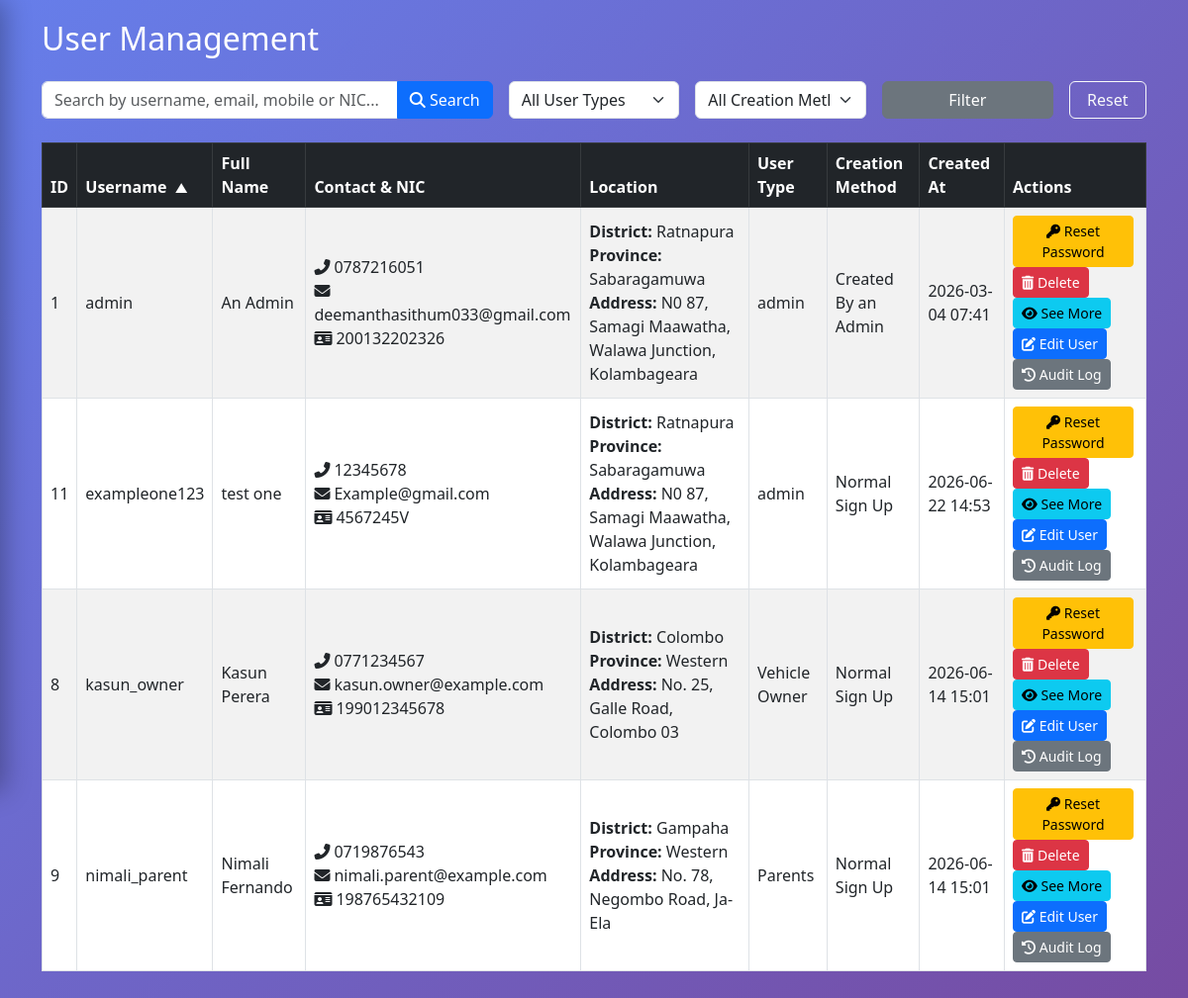
Screenshot of /user_management.php?sort=username&order=ASC with the database file from the repository.
### tables this page shows
CREATE TABLE `user_created_method` (
  `id` int NOT NULL AUTO_INCREMENT,
  `user_id` int NOT NULL,
  `method` varchar(50) NOT NULL,
  `created_at` timestamp NULL DEFAULT CURRENT_TIMESTAMP,
  PRIMARY KEY (`id`),
  KEY `user_id` (`user_id`),
  CONSTRAINT `user_created_method_ibfk_1` FOREIGN KEY (`user_id`) REFERENCES `users` (`user_id`) ON DELETE CASCADE
);

CREATE TABLE `users` (
  `user_id` int NOT NULL AUTO_INCREMENT,
  `username` varchar(50) DEFAULT NULL,
  `fullname` varchar(100) NOT NULL,
  `mobile` varchar(15) DEFAULT NULL,
  `email` varchar(100) DEFAULT NULL,
  `nic` varchar(20) DEFAULT NULL,
  `district` varchar(100) NOT NULL,
  `province` varchar(100) NOT NULL,
  `address` text NOT NULL,
  `user_type` varchar(50) NOT NULL,
  `password` varchar(255) NOT NULL,
  `created_at` timestamp NULL DEFAULT CURRENT_TIMESTAMP,
  PRIMARY KEY (`user_id`),
  UNIQUE KEY `username` (`username`),
  UNIQUE KEY `email` (`email`),
  UNIQUE KEY `nic` (`nic`)
);

### user_management.php (the view, shortened to what this page needs)
<?php
include "Cookie_Managements/cookie_management.php";
$limit = 10;
$page = isset($_GET['page']) ? (int)$_GET['page'] : 1;
$offset = ($page - 1) * $limit;
$search = isset($_GET['search']) ? trim($_GET['search']) : '';
$user_type_filter = isset($_GET['user_type']) ? $_GET['user_type'] : '';
$creation_method_filter = isset($_GET['creation_method']) ? $_GET['creation_method'] : '';
$allowed_sorts = [
    'user_id'         => 'u.user_id',
    'username'        => 'u.username',
    'fullname'        => 'u.fullname',
    'user_type'       => 'u.user_type',
    'creation_method' => "COALESCE(ucm.method, 'Unknown')",
    'created_at'      => 'u.created_at'
];
$sort = isset($_GET['sort']) && array_key_exists($_GET['sort'], $allowed_sorts) ? $_GET['sort'] : 'created_at';
$order = (isset($_GET['order']) && strtoupper($_GET['order']) === 'ASC') ? 'ASC' : 'DESC';
$order_by = $allowed_sorts[$sort] . ' ' . $order;
function build_sort_url($column, $current_sort, $current_order) {
    $params = $_GET;
    unset($params['page']);
    $params['sort'] = $column;
    if ($column === $current_sort && $current_order === 'ASC') {
        $params['order'] = 'DESC';
    } else {
        $params['order'] = 'ASC';
    }
    return '?' . http_build_query($params);
}
$params = [];
$types = '';
$where_sql = '';
$data_sql = "SELECT u.user_id, u.username, u.fullname, u.mobile, u.email, u.nic, u.district, u.province, u.address, u.user_type, u.created_at, ucm.method AS creation_method
             FROM users u
             LEFT JOIN user_created_method ucm ON u.user_id = ucm.user_id
             $where_sql
             ORDER BY $order_by
             LIMIT ? OFFSET ?";
$stmt = $conn->prepare($data_sql);
if (!empty($params)) {
    $params[] = $limit;
    $params[] = $offset;
    $types .= 'ii';
} else {
    $params = [$limit, $offset];
    $types = 'ii';
}
$stmt->bind_param($types, ...$params);
$stmt->execute();
$result = $stmt->get_result();
?>
<!DOCTYPE html>
<html lang="en">
<head>
    <link href="https://cdn.jsdelivr.net/npm/bootstrap@5.3.0/dist/css/bootstrap.min.css" rel="stylesheet">
    <link rel="stylesheet" href="https://cdnjs.cloudflare.com/ajax/libs/font-awesome/6.4.0/css/all.min.css">
</head>
<body>
<?php include "side_bar.php"; ?>
<div class="container">
    <h2 class="mb-4 text-white">User Management</h2>
    <form method="GET" class="row g-3 mb-4">
        <div class="col-md-5">
            <div class="input-group">
                <input type="text" name="search" class="form-control" placeholder="Search by username, email, mobile or NIC..." value="<?= htmlspecialchars($search) ?>">
                <button class="btn btn-primary" type="submit"><i class="fas fa-search"></i> Search</button>
            </div>
        </div>
        <div class="col-md-2">
            <select name="user_type" class="form-select">
                <option value="">All User Types</option>
            </select>
        </div>
        <div class="col-md-2">
            <select name="creation_method" class="form-select">
                <option value="">All Creation Methods</option>
            </select>
        </div>
        <div class="col-md-2">
            <button type="submit" class="btn btn-secondary w-100">Filter</button>
        </div>
        <div class="col-md-1">
            <a href="user_management.php" class="btn btn-outline-light w-100">Reset</a>
        </div>
    </form>
    <?php if ($result && $result->num_rows > 0): ?>
        <div class="table-responsive">
            <table class="table table-striped table-hover table-bordered align-middle">
                <thead class="table-dark">
                    <tr>
                        <th>
                            <a href="<?= build_sort_url('user_id', $sort, $order) ?>" class="sortable text-white">
                                ID
                            </a>
                        </th>
                        <th>
                            <a href="<?= build_sort_url('username', $sort, $order) ?>" class="sortable text-white">
                                Username
                                <?php if ($sort === 'username'): ?>
                                    <span class="sort-icon"><?= $order === 'ASC' ? '▲' : '▼' ?></span>
                                <?php endif; ?>
                            </a>
                        </th>
                        <th>
                            <a href="<?= build_sort_url('fullname', $sort, $order) ?>" class="sortable text-white">
                                Full Name
                            </a>
                        </th>
                        <th>Contact & NIC</th>
                        <th>Location</th>
                        <th>
                            <a href="<?= build_sort_url('user_type', $sort, $order) ?>" class="sortable text-white">
                                User Type
                            </a>
                        </th>
                        <th>
                            <a href="<?= build_sort_url('creation_method', $sort, $order) ?>" class="sortable text-white">
                                Creation Method
                            </a>
                        </th>
                        <th>
                            <a href="<?= build_sort_url('created_at', $sort, $order) ?>" class="sortable text-white">
                                Created At
                            </a>
                        </th>
                        <th>Actions</th>
                    </tr>
                </thead>
                <tbody>
                    <?php while ($row = $result->fetch_assoc()):
                        $method_display = 'Unknown';
                        if ($row['creation_method'] === 'Normal') $method_display = 'Normal Sign Up';
                        elseif ($row['creation_method'] === 'Custom') $method_display = 'Created By an Admin';
                    ?>
                        <tr>
                            <td><?= $row['user_id'] ?></td>
                            <td><?= htmlspecialchars($row['username']) ?></td>
                            <td><?= htmlspecialchars($row['fullname']) ?></td>
                            <td>
                                <i class="fas fa-phone-alt me-1"></i><?= htmlspecialchars($row['mobile']) ?><br>
                                <i class="fas fa-envelope me-1"></i><?= htmlspecialchars($row['email']) ?><br>
                                <i class="fas fa-id-card me-1"></i><?= htmlspecialchars($row['nic']) ?>
                            </td>
                            <td>
                                <strong>District:</strong> <?= htmlspecialchars($row['district']) ?><br>
                                <strong>Province:</strong> <?= htmlspecialchars($row['province']) ?><br>
                                <strong>Address:</strong> <?= htmlspecialchars($row['address']) ?>
                            </td>
                            <td><?= htmlspecialchars($row['user_type']) ?></td>
                            <td><?= htmlspecialchars($method_display) ?></td>
                            <td><?= date('Y-m-d H:i', strtotime($row['created_at'])) ?></td>
                            <td>
                                <a href="includes/edit_user_password_by_admin.php?id=<?= $row['user_id'] ?>&page=<?= $page ?>&search=<?= urlencode($search) ?>&user_type=<?= urlencode($user_type_filter) ?>&creation_method=<?= urlencode($creation_method_filter) ?>&sort=<?= urlencode($sort) ?>&order=<?= urlencode($order) ?>" class="btn btn-warning btn-sm me-1" title="Reset Password" onclick="return confirm('Are you sure you want to reset this user\'s password to Temppass123?');"><i class="fas fa-key"></i> Reset Password</a>
                                <a href="delete_user.php?id=<?= $row['user_id'] ?>&page=<?= $page ?>&search=<?= urlencode($search) ?>&user_type=<?= urlencode($user_type_filter) ?>&creation_method=<?= urlencode($creation_method_filter) ?>&sort=<?= urlencode($sort) ?>&order=<?= urlencode($order) ?>" class="btn btn-danger btn-sm me-1" title="Delete" onclick="return confirm('Are you sure you want to delete this user?');"><i class="fas fa-trash-alt"></i> Delete</a>
                                <button type="button" class="btn btn-info btn-sm me-1 see-more-btn"
                                    data-userid="<?= $row['user_id'] ?>"
                                    data-username="<?= htmlspecialchars($row['username'], ENT_QUOTES, 'UTF-8') ?>"
                                    data-fullname="<?= htmlspecialchars($row['fullname'], ENT_QUOTES, 'UTF-8') ?>"
                                    data-mobile="<?= htmlspecialchars($row['mobile'], ENT_QUOTES, 'UTF-8') ?>"
                                    data-email="<?= htmlspecialchars($row['email'], ENT_QUOTES, 'UTF-8') ?>"
                                    data-nic="<?= htmlspecialchars($row['nic'], ENT_QUOTES, 'UTF-8') ?>"
                                    data-district="<?= htmlspecialchars($row['district'], ENT_QUOTES, 'UTF-8') ?>"
                                    data-province="<?= htmlspecialchars($row['province'], ENT_QUOTES, 'UTF-8') ?>"
                                    data-address="<?= htmlspecialchars($row['address'], ENT_QUOTES, 'UTF-8') ?>"
                                    data-usertype="<?= htmlspecialchars($row['user_type'], ENT_QUOTES, 'UTF-8') ?>"
                                    data-method_display="<?= htmlspecialchars($method_display, ENT_QUOTES, 'UTF-8') ?>"
                                    data-created="<?= date('Y-m-d H:i', strtotime($row['created_at'])) ?>"
                                    data-bs-toggle="modal"
                                    data-bs-target="#userDetailModal"
                                    title="See More">
                                    <i class="fas fa-eye"></i> See More
                                </button>
                                <button type="button" class="btn btn-primary btn-sm edit-user-btn"
                                    data-userid="<?= $row['user_id'] ?>"
                                    data-username="<?= htmlspecialchars($row['username'], ENT_QUOTES, 'UTF-8') ?>"
                                    data-fullname="<?= htmlspecialchars($row['fullname'], ENT_QUOTES, 'UTF-8') ?>"
                                    data-mobile="<?= htmlspecialchars($row['mobile'], ENT_QUOTES, 'UTF-8') ?>"
                                    data-email="<?= htmlspecialchars($row['email'], ENT_QUOTES, 'UTF-8') ?>"
                                    data-nic="<?= htmlspecialchars($row['nic'], ENT_QUOTES, 'UTF-8') ?>"
                                    data-district="<?= htmlspecialchars($row['district'], ENT_QUOTES, 'UTF-8') ?>"
                                    data-province="<?= htmlspecialchars($row['province'], ENT_QUOTES, 'UTF-8') ?>"
                                    data-address="<?= htmlspecialchars($row['address'], ENT_QUOTES, 'UTF-8') ?>"
                                    data-usertype="<?= htmlspecialchars($row['user_type'], ENT_QUOTES, 'UTF-8') ?>"
                                    data-bs-toggle="modal"
                                    data-bs-target="#editUserModal"
                                    title="Edit User">
                                    <i class="fas fa-edit"></i> Edit User
                                </button>
                                <button type="button" class="btn btn-secondary btn-sm audit-log-btn"
                                    data-userid="<?= $row['user_id'] ?>"
                                    data-username="<?= htmlspecialchars($row['username'], ENT_QUOTES, 'UTF-8') ?>"
                                    data-bs-toggle="modal"
                                    data-bs-target="#auditLogModal"
                                    title="View Audit Log">
                                    <i class="fas fa-history"></i> Audit Log
                                </button>
                            </td>
                        </tr>
                    <?php endwhile; ?>
                </tbody>
            </table>
        </div>
    <?php else: ?>
        <div class="alert alert-info">No users found.</div>
    <?php endif; ?>
</div>
</body>
</html>

### user_management.php (style rules this page uses)
* { margin: 0; padding: 0; box-sizing: border-box; }
body { font-family: 'Segoe UI', Tahoma, Geneva, Verdana, sans-serif; background: linear-gradient(135deg, #667eea 0%, #764ba2 100%); min-height: 100vh; overflow-x: hidden; }
.container { width: 100%; max-width: 1200px; margin: 0 auto; padding: 20px; }
.sortable { color: #fff; text-decoration: none; cursor: pointer; }
.sort-icon { margin-left: 4px; font-size: 0.8em; }

### side_bar.php (style rules this page uses)
:root { --main-highlight-bg: rgba(255, 255, 255, 0.25); --main-highlight-color: #ffffff; --sub-highlight-bg: rgba(243, 8, 212, 0.4); --sub-highlight-color: #ffffff; }

### rows the page displays
user_created_method: user.user_id "1", user.username "admin", user.fullname "An Admin", user.mobile "0787216051", user.email "deemanthasithum033@gmail.com", user.nic "200132202326", user.district "Ratnapura", user.province "Sabaragamuwa", user.address "N0 87, Samagi Maawatha, Walawa Junction, Kolambageara", user.user_type "admin", method "Created By an Admin", user.created_at "2026-03-04 07:41"
user_created_method: user.user_id "11", user.username "exampleone123", user.fullname "test one", user.mobile "12345678", user.email "Example@gmail.com", user.nic "4567245V", user.district "Ratnapura", user.province "Sabaragamuwa", user.address "N0 87, Samagi Maawatha, Walawa Junction, Kolambageara", user.user_type "admin", method "Normal Sign Up", user.created_at "2026-06-22 14:53"
user_created_method: user.user_id "8", user.username "kasun_owner", user.fullname "Kasun Perera", user.mobile "0771234567", user.email "kasun.owner@example.com", user.nic "199012345678", user.district "Colombo", user.province "Western", user.address "No. 25, Galle Road, Colombo 03", user.user_type "Vehicle Owner", method "Normal Sign Up", user.created_at "2026-06-14 15:01"
user_created_method: user.user_id "9", user.username "nimali_parent", user.fullname "Nimali Fernando", user.mobile "0719876543", user.email "nimali.parent@example.com", user.nic "198765432109", user.district "Gampaha", user.province "Western", user.address "No. 78, Negombo Road, Ja-Ela", user.user_type "Parents", method "Normal Sign Up", user.created_at "2026-06-14 15:01"
